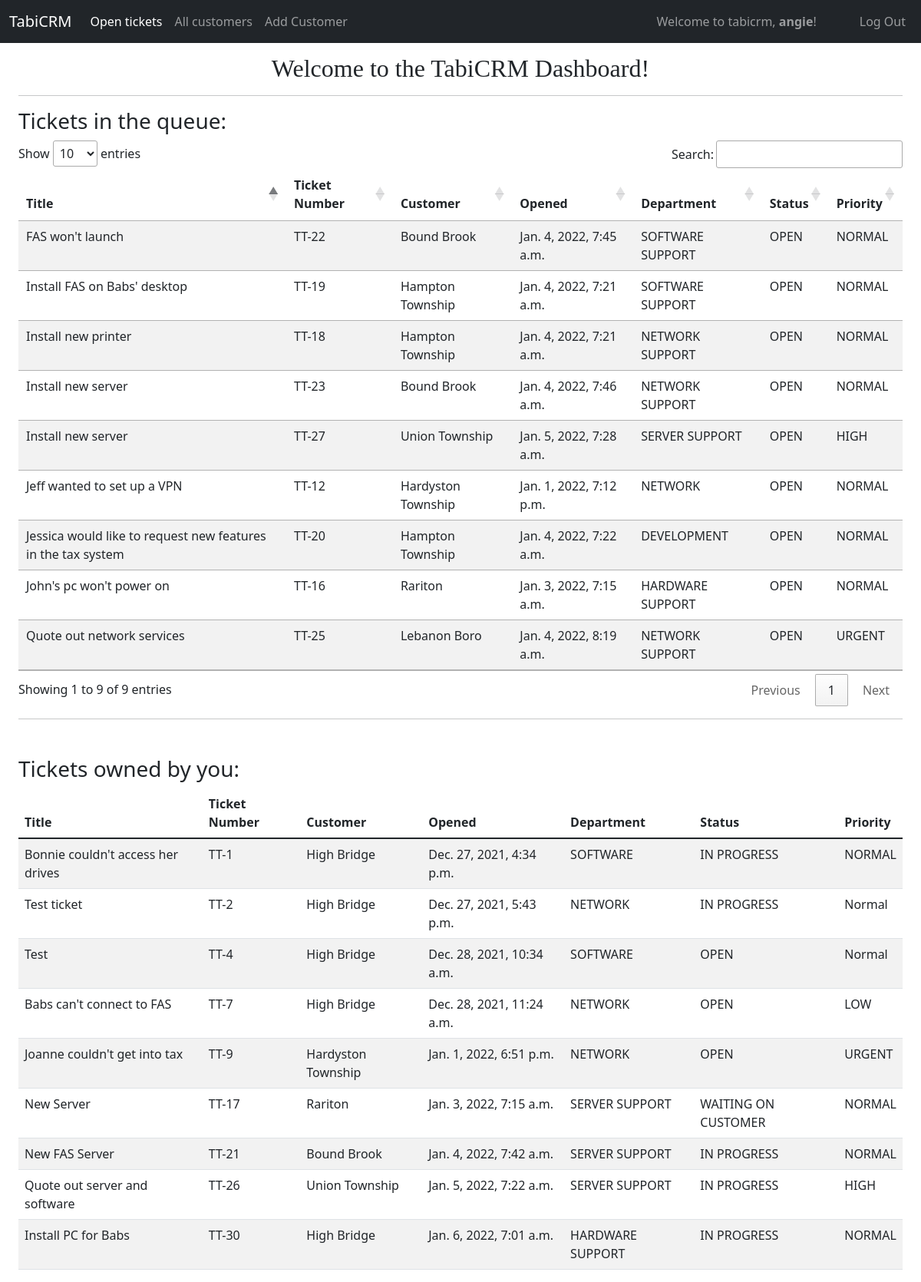
/ (signed in), run on the app's committed database.
### tabicrm/models.py (models this page shows, shortened)
class User(AbstractUser):
    id = models.AutoField(primary_key=True)
    role = models.CharField(max_length=64)
    title = models.CharField(max_length=64, null=True, blank=True)
    department = models.CharField(max_length=64, null=True, blank=True)
    extension = models.CharField(max_length=64, null=True, blank=True)
    cellphone = models.CharField(max_length=64, null=True, blank=True)
    street = models.CharField(max_length=64, null=True, blank=True)
    city = models.CharField(max_length=64, null=True, blank=True)
    state = models.CharField(max_length=64, null=True, blank=True)
    zip = models.CharField(max_length=64, null=True, blank=True)
    country = models.CharField(max_length=64, null=True, blank=True)

class Ticket(models.Model):
    OPEN='OPEN'
    IN_PROGRESS='IN PROGRESS'
    WAITING_ON_CUSTOMER = 'WAITING ON CUSTOMER'
    CLOSED = 'CLOSED'
    LOW = 'LOW'
    NORMAL = 'NORMAL'
    HIGH = 'HIGH'
    URGENT = 'URGENT'
    SOLVED_ON_PHONE = 'SOLVED ON PHONE'
    SERVER_SERVICE = 'SERVER SERVICE'
    ROUTER_SERVICE = 'ROUTER SERVICE'
    CONTRACT_SERVICE = 'CONTRACT SERVICE'
    NON_CONTRACT_SERVICE = 'NON-CONTRACT SERVICE'
    NETWORK_SUPPORT_TEAM = "NETWORK SUPPORT"
    SOFTWARE_SUPPORT_TEAM = "SOFTWARE SUPPORT"
    SERVER_SUPPORT_TEAM = "SERVER SUPPORT"
    HARDWARE_SUPPORT_TEAM = "HARDWARE SUPPORT"
    SALES_TEAM = "SALES"
    DEVELOPMENT_TEAM = "DEVELOPMENT"
    STATUS_CHOICES = [
        (OPEN, 'OPEN'),
        (IN_PROGRESS, 'IN PROGRESS'),
        (WAITING_ON_CUSTOMER, 'WAITING ON CUSTOMER'),
        (CLOSED, 'CLOSED')
    ]
    PRIORITY_CHOICES = [
        (LOW, 'LOW'),
        (NORMAL, 'NORMAL'),
        (HIGH, 'HIGH'),
        (URGENT, 'URGENT')
    ]
    RESULTS_CHOICES = [
        (SOLVED_ON_PHONE, 'SOLVED ON PHONE'),
        (SERVER_SERVICE, 'SERVER SERVICE'),
        (ROUTER_SERVICE, 'ROUTER SERVICE'),
        (CONTRACT_SERVICE, 'CONTRACT SERVICE'),
        (NON_CONTRACT_SERVICE, 'NON-CONTRACT SERVICE')
    ]
    TEAM_CHOICES = [
        (NETWORK_SUPPORT_TEAM, "NETWORK SUPPORT"),
        (SOFTWARE_SUPPORT_TEAM, "SOFTWARE SUPPORT"),
        (SERVER_SUPPORT_TEAM, "SERVER SUPPORT"),
        (HARDWARE_SUPPORT_TEAM, "HARDWARE SUPPORT"),
        (SALES_TEAM, "SALES"),
        (DEVELOPMENT_TEAM, "DEVELOPMENT")
    ]
    id = models.AutoField(primary_key=True)
    customer = models.ForeignKey(Customer, on_delete=CASCADE, related_name="customer_ticket")
    assigned_to = models.CharField(max_length=255, choices=TEAM_CHOICES, default=SOFTWARE_SUPPORT_TEAM)
    owned_by = models.ForeignKey(User, on_delete=SET_NULL, related_name="ticket_ownedby", blank=True, null=True)
    title = models.CharField(max_length=255)
    status =  models.CharField(max_length=255, choices=STATUS_CHOICES, default=OPEN)
    priority = models.CharField(max_length=255, choices=PRIORITY_CHOICES, default=NORMAL)
    results = models.CharField(max_length=255, choices=RESULTS_CHOICES, default=SOLVED_ON_PHONE)
    description = models.TextField(blank=True, null=True)
    solution = models.TextField(blank=True, null=True)
    added_by = models.ForeignKey(User, on_delete=SET_NULL, related_name="ticket_addedby", blank=True, null=True)
    updated_by = models.ForeignKey(User, on_delete=SET_NULL, related_name="ticket_updatedon", blank=True, null=True)
    created_on = models.DateTimeField(auto_now_add=True)
    updated_on = models.DateTimeField(auto_now=True)

class Customer(models.Model):
    id = models.AutoField(primary_key=True)
    name = models.CharField(max_length=255)
    primary_phone = models.CharField(max_length=255)
    fax =  models.CharField(max_length=255, null=True, blank=True)
    secondary_phone =  models.CharField(max_length=64, null=True, blank=True)
    website = models.CharField(max_length=255, null=True, blank=True)
    notes = models.TextField(null=True, blank=True)
    billing_address_one = models.CharField(max_length=255, null=True, blank=True)
    billing_address_two = models.CharField(max_length=255, null=True, blank=True)
    billing_address_city = models.CharField(max_length=255, null=True, blank=True)
    billing_address_state = models.CharField(max_length=255, null=True, blank=True)
    billing_address_zip = models.CharField(max_length=255, null=True, blank=True)
    billing_address_country = models.CharField(max_length=255, null=True, blank=True)
    shipping_address_one = models.CharField(max_length=255, null=True, blank=True)
    shipping_address_two = models.CharField(max_length=255, null=True, blank=True)
    shipping_address_city = models.CharField(max_length=255, null=True, blank=True)
    shipping_address_state = models.CharField(max_length=255, null=True, blank=True)
    shipping_address_zip = models.CharField(max_length=255, null=True, blank=True)
    shipping_address_country = models.CharField(max_length=255, null=True, blank=True)
    added_by = models.ForeignKey(User, on_delete=SET_NULL, related_name="customer_addedby", blank=True, null=True)
    updated_by = models.ForeignKey(User, on_delete=SET_NULL, related_name="customer_updatedon", blank=True, null=True)
    created_on = models.DateTimeField(auto_now_add=True)
    updated_on = models.DateTimeField(auto_now=True)

### tabicrm/views/index.py (the view)
# urls.py: path("", views.index, name="index"),
@login_required  # Can't enter the system without being logged in
def index(request):
    openTickets = Ticket.objects.exclude(status = "CLOSED").filter(owned_by = None)
    ownedTickets = Ticket.objects.exclude(status = "CLOSED").filter(owned_by = request.user)
    return render(request, "tabicrm/index.html", {
        "openTickets": openTickets,
        "ownedTickets": ownedTickets,
        "navopen_tickets": True
    })

### tabicrm/templates/tabicrm/index.html
{% extends "tabicrm/layout.html" %}
{% load static %}
{% load humanize %}
{% block body %}
<div class="container-fluid">
    <h2 class="text-center baskerville-font">Welcome to the TabiCRM Dashboard!</h2>
    <hr>
    <h3>Tickets in the queue:</h3>
    <table class="table table-striped table-responsive" id="ticketsTable">
        <thead class="thead-dark">
            <tr>
                <th scope="col">Title</th>
                <th scope="col">Ticket Number</th>
                <th scope="col">Customer</th>
                <th scope="col">Opened</th>
                <th scope="col">Department</th>
                <th scope="col">Status</th>
                <th scope="col">Priority</th>
            </tr>
        </thead>
        <tbody>
            {% for openTicket in openTickets %}
            <tr class="select-customer" onclick="viewSingleTicketForm('{{openTicket.id}}')">
                <td>{{openTicket.title}}</td>
                <td>TT-{{openTicket.id}}</td>
                <td>{{openTicket.customer.name}}</td>
                <td>{{openTicket.created_on}}</td>
                <td>{{openTicket.assigned_to}}</td>
                <td>{{openTicket.status}}</td>
                <td>{{openTicket.priority}}</td>
            </tr>
            {% endfor%}
        </tbody>
    </table>
    <hr>
    <h3 class="mt-5">Tickets owned by you:</h3>
    <table class="table table-striped table-responsive" id="ticketsTable">
        <thead class="thead-dark">
            <tr>
                <th scope="col">Title</th>
                <th scope="col">Ticket Number</th>
                <th scope="col">Customer</th>
                <th scope="col">Opened</th>
                <th scope="col">Department</th>
                <th scope="col">Status</th>
                <th scope="col">Priority</th>
            </tr>
        </thead>
        <tbody>
            {% for ownedTicket in ownedTickets %}
            <tr class="select-customer" onclick="viewSingleTicketForm('{{ownedTicket.id}}')">
                <td>{{ownedTicket.title}}</td>
                <td>TT-{{ownedTicket.id}}</td>
                <td>{{ownedTicket.customer.name}}</td>
                <td>{{ownedTicket.created_on}}</td>
                <td>{{ownedTicket.assigned_to}}</td>
                <td>{{ownedTicket.status}}</td>
                <td>{{ownedTicket.priority}}</td>
            </tr>
            {% endfor%}
        </tbody>
    </table>
</div>
{% endblock %}

### tabicrm/templates/tabicrm/layout.html (shortened to what this page needs)
{% load static %}
<!DOCTYPE html>
<html lang="en">
<head>
    <link href="https://cdn.jsdelivr.net/npm/bootstrap@5.1.3/dist/css/bootstrap.min.css" rel="stylesheet"
>
    <link rel="stylesheet"
        href="https://maxst.icons8.com/vue-static/landings/line-awesome/line-awesome/1.3.0/css/line-awesome.min.css">
    <link href="{% static 'tabicrm/styles.css' %}" rel="stylesheet">
    <link rel="stylesheet" href="https://cdn.datatables.net/1.11.3/css/jquery.dataTables.min.css">
</head>
<body>
    <nav class="navbar navbar-expand-xl navbar-dark bg-dark mb-5 fixed-top">
        <div class="container-fluid">
            <a class="navbar-brand" href="{% url 'index' %}">TabiCRM</a>
            <div class="collapse navbar-collapse" id="navbarText">
                <ul class="navbar-nav me-auto mb-2 mb-lg-0">
                    {% if user.is_authenticated %}
                    <li class="nav-item">
                        <a class="nav-link {% if navopen_tickets %}active{% endif %}" href="{% url 'index' %}">Open
                            tickets</a>
                    </li>
                    <li class="nav-item">
                        <a class="nav-link {% if navall_customers %}active{% endif %}"
                            href="{% url 'all_customers' %}">All customers</a>
                    </li>
                    <li class="nav-item">
                        <a class="nav-link {% if navadd_customer %}active{% endif %}"
                            href="{% url 'add_customer' %}">Add Customer</a>
                    </li>
                    {% endif %}
                </ul>
                <span class="navbar-text me-5">
                    {% if user.is_authenticated %}
                    Welcome to tabicrm, <strong>{{ user.username }}</strong>!
                    {% endif %}
                </span>
                <ul class="navbar-nav  mb-2 mb-lg-0">
                    {% if user.is_authenticated %}
                    <li class="nav-item">
                        <a class="nav-link" href="{% url 'logout' %}">Log Out</a>
                    </li>
                    {% else %}
                    <li class="nav-item">
                        <a class="nav-link {% if navlogin %}active{% endif %}" href="{% url 'login' %}">Log In</a>
                    </li>
                    {% endif %}
                </ul>
            </div>
        </div>
    </nav>
    <div class="container-fluid">
        {% block body %}
        {% endblock %}
    </div>
</body>
</html>

### tabicrm/static/tabicrm/styles.css (style rules this page uses)
a { text-decoration: none; }
.baskerville-font { font-family: 'Libre Baskerville', serif; }
body { margin-top: 70px; }

### data on the page
User: username "angie"
Ticket: title "Jeff wanted to set up a VPN", id "12", customer.name "Hardyston Township", created_on "Jan. 1, 2022, 7:12 p.m.", assigned_to "NETWORK", status "OPEN", priority "NORMAL"
Ticket: title "John's pc won't power on", id "16", customer.name "Rariton", created_on "Jan. 3, 2022, 7:15 a.m.", assigned_to "HARDWARE SUPPORT", status "OPEN", priority "NORMAL"
Ticket: title "Install new printer", id "18", customer.name "Hampton Township", created_on "Jan. 4, 2022, 7:21 a.m.", assigned_to "NETWORK SUPPORT", status "OPEN", priority "NORMAL"
Ticket: title "Install FAS on Babs' desktop", id "19", customer.name "Hampton Township", created_on "Jan. 4, 2022, 7:21 a.m.", assigned_to "SOFTWARE SUPPORT", status "OPEN", priority "NORMAL"
Ticket: title "Jessica would like to request new features in the tax system", id "20", customer.name "Hampton Township", created_on "Jan. 4, 2022, 7:22 a.m.", assigned_to "DEVELOPMENT", status "OPEN", priority "NORMAL"
Ticket: title "FAS won't launch", id "22", customer.name "Bound Brook", created_on "Jan. 4, 2022, 7:45 a.m.", assigned_to "SOFTWARE SUPPORT", status "OPEN", priority "NORMAL"
Ticket: title "Install new server", id "23", customer.name "Bound Brook", created_on "Jan. 4, 2022, 7:46 a.m.", assigned_to "NETWORK SUPPORT", status "OPEN", priority "NORMAL"
Ticket: title "Quote out network services", id "25", customer.name "Lebanon Boro", created_on "Jan. 4, 2022, 8:19 a.m.", assigned_to "NETWORK SUPPORT", status "OPEN", priority "URGENT"
Ticket: title "Install new server", id "27", customer.name "Union Township", created_on "Jan. 5, 2022, 7:28 a.m.", assigned_to "SERVER SUPPORT", status "OPEN", priority "HIGH"
Ticket: title "Bonnie couldn't access her drives", id "1", customer.name "High Bridge", created_on "Dec. 27, 2021, 4:34 p.m.", assigned_to "SOFTWARE", status "IN PROGRESS", priority "NORMAL"
Ticket: title "Test ticket", id "2", customer.name "High Bridge", created_on "Dec. 27, 2021, 5:43 p.m.", assigned_to "NETWORK", status "IN PROGRESS", priority "Normal"
Ticket: title "Test", id "4", customer.name "High Bridge", created_on "Dec. 28, 2021, 10:34 a.m.", assigned_to "SOFTWARE", status "OPEN", priority "Normal"
Ticket: title "Babs can't connect to FAS", id "7", customer.name "High Bridge", created_on "Dec. 28, 2021, 11:24 a.m.", assigned_to "NETWORK", status "OPEN", priority "LOW"
Ticket: title "Joanne couldn't get into tax", id "9", customer.name "Hardyston Township", created_on "Jan. 1, 2022, 6:51 p.m.", assigned_to "NETWORK", status "OPEN", priority "URGENT"
Ticket: title "New Server", id "17", customer.name "Rariton", created_on "Jan. 3, 2022, 7:15 a.m.", assigned_to "SERVER SUPPORT", status "WAITING ON CUSTOMER", priority "NORMAL"
Ticket: title "New FAS Server", id "21", customer.name "Bound Brook", created_on "Jan. 4, 2022, 7:42 a.m.", assigned_to "SERVER SUPPORT", status "IN PROGRESS", priority "NORMAL"
Ticket: title "Quote out server and software", id "26", customer.name "Union Township", created_on "Jan. 5, 2022, 7:22 a.m.", assigned_to "SERVER SUPPORT", status "IN PROGRESS", priority "HIGH"
Ticket: title "Install PC for Babs", id "30", customer.name "High Bridge", created_on "Jan. 6, 2022, 7:01 a.m.", assigned_to "HARDWARE SUPPORT", status "IN PROGRESS", priority "NORMAL"
